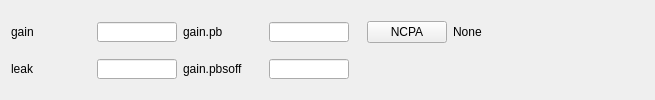
         <widget class="QWidget" name="tabLoopParams_Expert">
          <attribute name="title">
           <string>Expert</string>
          </attribute>
          <layout class="QGridLayout" name="gridLayout">
           <item row="0" column="0">
            <layout class="QHBoxLayout" name="gridLoop_gain">
             <item>
              <widget class="QLabel" name="gridLoop_gain_label">
               <property name="minimumSize">
                <size>
                 <width>80</width>
                 <height>0</height>
                </size>
               </property>
               <property name="maximumSize">
                <size>
                 <width>80</width>
                 <height>20</height>
                </size>
               </property>
               <property name="text">
                <string>gain</string>
               </property>
              </widget>
             </item>
             <item>
              <widget class="QLineEdit" name="gridLoop_gain_entry">
               <property name="minimumSize">
                <size>
                 <width>50</width>
                 <height>0</height>
                </size>
               </property>
               <property name="maximumSize">
                <size>
                 <width>80</width>
                 <height>20</height>
                </size>
               </property>
              </widget>
             </item>
            </layout>
           </item>
           <item row="0" column="1">
            <layout class="QHBoxLayout" name="gridLoop_pbgain">
             <item>
              <widget class="QLabel" name="gridLoop_pbgain_label">
               <property name="minimumSize">
                <size>
                 <width>80</width>
                 <height>0</height>
                </size>
               </property>
               <property name="maximumSize">
                <size>
                 <width>80</width>
                 <height>20</height>
                </size>
               </property>
               <property name="text">
                <string>gain.pb</string>
               </property>
              </widget>
             </item>
             <item>
              <widget class="QLineEdit" name="gridLoop_pbgain_entry">
               <property name="minimumSize">
                <size>
                 <width>50</width>
                 <height>0</height>
                </size>
               </property>
               <property name="maximumSize">
                <size>
                 <width>80</width>
                 <height>20</height>
                </size>
               </property>
              </widget>
             </item>
            </layout>
           </item>
           <item row="0" column="2">
            <layout class="QHBoxLayout" name="gridLoop_NCPA">
             <property name="leftMargin">
              <number>12</number>
             </property>
             <item>
              <widget class="QPushButton" name="gridLoop_NCPA_button">
               <property name="sizePolicy">
                <sizepolicy hsizetype="Fixed" vsizetype="Fixed">
                 <horstretch>0</horstretch>
                 <verstretch>0</verstretch>
                </sizepolicy>
               </property>
               <property name="minimumSize">
                <size>
                 <width>0</width>
                 <height>0</height>
                </size>
               </property>
               <property name="text">
                <string>NCPA</string>
               </property>
              </widget>
             </item>
             <item>
              <widget class="QLabel" name="gridLoop_NCPA_label">
               <property name="sizePolicy">
                <sizepolicy hsizetype="Expanding" vsizetype="Preferred">
                 <horstretch>0</horstretch>
                 <verstretch>0</verstretch>
                </sizepolicy>
               </property>
               <property name="minimumSize">
                <size>
                 <width>90</width>
                 <height>0</height>
                </size>
               </property>
               <property name="text">
                <string>None</string>
               </property>
              </widget>
             </item>
            </layout>
           </item>
           <item row="0" column="3">
            <spacer name="gridLoop_hspacer04">
             <property name="orientation">
              <enum>Qt::Horizontal</enum>
             </property>
             <property name="sizeHint" stdset="0">
              <size>
               <width>100</width>
               <height>20</height>
              </size>
             </property>
            </spacer>
           </item>
           <item row="1" column="0">
            <layout class="QHBoxLayout" name="gridLoop_leak">
             <item>
              <widget class="QLabel" name="gridLoop_leak_label">
               <property name="minimumSize">
                <size>
                 <width>80</width>
                 <height>0</height>
                </size>
               </property>
               <property name="maximumSize">
                <size>
                 <width>80</width>
                 <height>20</height>
                </size>
               </property>
               <property name="text">
                <string>leak</string>
               </property>
              </widget>
             </item>
             <item>
              <widget class="QLineEdit" name="gridLoop_leak_entry">
               <property name="minimumSize">
                <size>
                 <width>50</width>
                 <height>0</height>
                </size>
               </property>
               <property name="maximumSize">
                <size>
                 <width>80</width>
                 <height>20</height>
                </size>
               </property>
              </widget>
             </item>
            </layout>
           </item>
           <item row="1" column="1">
            <layout class="QHBoxLayout" name="gridLoop_pbsoffgain">
             <item>
              <widget class="QLabel" name="gridLoop_pbsoffgain_label">
               <property name="minimumSize">
                <size>
                 <width>80</width>
                 <height>0</height>
                </size>
               </property>
               <property name="maximumSize">
                <size>
                 <width>80</width>
                 <height>20</height>
                </size>
               </property>
               <property name="text">
                <string>gain.pbsoff</string>
               </property>
              </widget>
             </item>
             <item>
              <widget class="QLineEdit" name="gridLoop_pbsoffgain_entry">
               <property name="minimumSize">
                <size>
                 <width>50</width>
                 <height>0</height>
                </size>
               </property>
               <property name="maximumSize">
                <size>
                 <width>80</width>
                 <height>20</height>
                </size>
               </property>
              </widget>
             </item>
            </layout>
           </item>
           <item row="1" column="2">
            <spacer name="gridLoop_hspace03">
             <property name="orientation">
              <enum>Qt::Horizontal</enum>
             </property>
             <property name="sizeHint" stdset="0">
              <size>
               <width>189</width>
               <height>20</height>
              </size>
             </property>
            </spacer>
           </item>
           <item row="1" column="3">
            <spacer name="gridLoop_hspacer14">
             <property name="orientation">
              <enum>Qt::Horizontal</enum>
             </property>
             <property name="sizeHint" stdset="0">
              <size>
               <width>37</width>
               <height>20</height>
              </size>
             </property>
            </spacer>
           </item>
          </layout>
         </widget>
